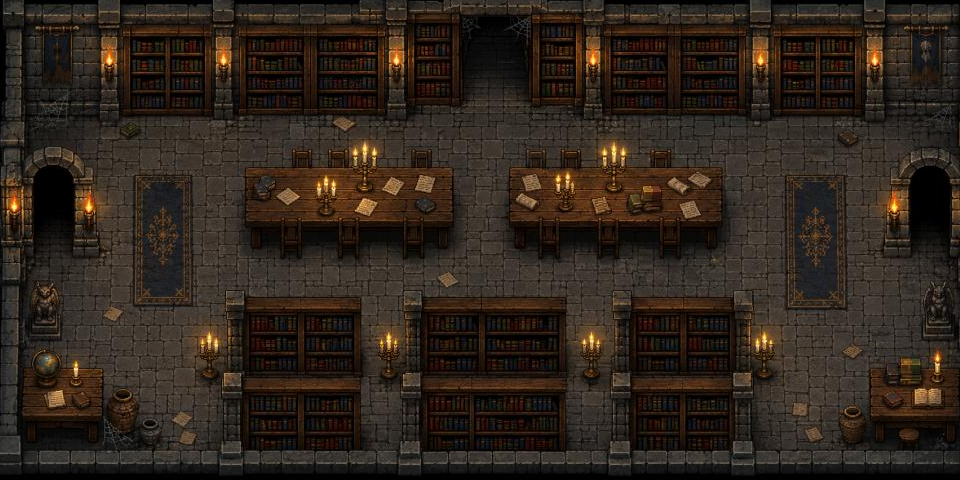

A 2D game scene composited from a Tiled map and its tileset images. What follows is a short description and the map's XML, with every tile layer's data as written:
An orthogonal 30x15 tile map with 32x32 px tiles, 1 tile layer (wall), 2 hidden layers not drawn, 2 tilesets, 1 image layer and 8 objects (4x spawn, 3x exit).

<map version="1.10" tiledversion="1.12.1" orientation="orthogonal" renderorder="right-down" width="30" height="15" tilewidth="32" tileheight="32" infinite="0" nextlayerid="11" nextobjectid="13">
 <tileset firstgid="1" source="../tilesets/tiny-dungeon.tsx" />
 <tileset firstgid="133" source="../tilesets/realm-tiles.tsx" />
 <layer id="8" name="ground" width="30" height="15" visible="0">
  <data encoding="csv">
49,49,134,134,134,134,134,134,134,134,134,134,134,134,134,134,1,49,49,49,134,49,49,49,49,49,49,49,49,49,
134,134,134,134,134,134,134,134,134,134,134,134,134,134,134,136,136,134,134,134,134,134,134,134,134,134,134,134,49,49,
49,134,134,134,134,134,134,134,134,134,134,134,134,134,134,136,136,134,134,134,134,134,134,134,134,134,134,134,134,49,
134,134,134,134,134,134,134,134,134,134,134,134,134,134,134,134,136,136,134,134,134,134,134,134,134,134,134,134,134,49,
134,134,135,135,138,138,135,135,137,137,135,135,138,138,134,134,136,136,136,134,134,134,134,134,134,134,134,134,49,49,
134,134,135,135,138,138,135,135,137,137,135,135,138,138,134,134,134,136,136,136,134,134,134,134,134,134,134,134,134,134,
134,134,135,135,137,137,135,135,138,138,135,135,137,137,134,134,136,136,136,136,136,136,134,134,134,134,134,134,134,49,
134,134,135,135,137,137,135,135,138,138,135,135,137,137,134,136,136,136,136,136,136,136,136,136,136,136,136,136,136,136,
136,136,136,136,136,136,136,136,136,136,136,136,136,136,136,136,136,136,136,136,136,136,136,136,136,136,136,136,136,136,
136,136,136,136,136,136,136,136,136,136,136,136,136,136,136,136,136,136,136,134,134,134,136,136,136,136,136,136,136,136,
136,136,136,136,136,136,136,136,136,136,136,136,136,136,134,134,134,134,134,134,134,134,134,134,134,134,134,134,134,27,
49,134,135,135,137,137,135,135,138,138,135,135,137,137,134,134,135,135,138,138,135,135,137,137,135,135,138,138,134,49,
134,134,135,135,137,137,135,135,138,138,135,135,137,137,134,134,135,135,138,138,135,135,137,137,135,135,138,138,134,134,
134,134,135,135,138,138,135,135,137,137,135,135,138,138,134,134,135,135,137,137,135,135,138,138,135,135,137,137,134,49,
49,49,135,135,138,138,135,135,137,137,135,135,138,138,134,134,135,135,137,137,135,135,138,138,135,135,137,137,134,49
</data>
 </layer>
 <layer id="5" name="decor" width="30" height="15" visible="0">
  <data encoding="csv">
0,0,0,0,0,0,0,0,0,0,0,0,0,0,0,0,0,0,0,0,0,0,0,0,0,0,0,0,0,0,
0,0,0,0,0,0,0,0,0,0,0,0,0,0,0,0,0,0,0,0,0,0,0,0,0,0,0,0,0,0,
0,0,0,0,0,0,0,0,0,0,0,0,0,0,0,0,0,0,0,0,0,0,0,0,0,0,0,0,0,0,
0,0,0,0,0,0,0,0,0,0,0,0,0,0,0,0,0,0,0,0,0,0,0,0,0,0,0,0,0,0,
0,0,0,0,0,0,0,0,0,0,0,0,0,0,0,0,0,0,0,0,0,0,0,0,0,0,0,0,0,0,
0,0,0,0,0,0,0,0,0,0,0,0,0,0,0,0,0,0,0,0,0,0,0,0,0,0,0,0,0,0,
0,0,0,0,0,0,0,0,0,0,0,0,0,0,0,0,0,0,0,0,0,0,0,0,0,0,0,0,0,0,
0,0,0,0,0,0,0,0,0,0,0,0,0,0,0,0,0,0,0,0,0,0,0,0,0,0,0,0,0,0,
0,0,0,0,0,0,0,0,0,0,0,0,0,0,0,0,0,0,0,0,0,0,0,0,0,0,0,0,0,0,
0,0,0,0,0,0,0,0,0,0,0,0,0,0,0,0,0,0,0,0,0,0,0,0,0,0,0,0,0,0,
0,0,0,0,0,0,0,0,0,0,0,0,0,0,0,0,0,0,0,0,0,0,0,0,0,0,0,0,0,0,
0,0,0,0,0,0,0,0,0,0,0,0,0,0,0,0,0,0,0,0,0,0,0,0,0,0,0,0,0,0,
0,0,0,0,0,0,0,0,0,0,0,0,0,0,0,0,0,0,0,0,0,0,0,0,0,0,0,0,0,0,
0,0,0,0,0,0,0,0,0,0,0,0,0,0,0,0,0,0,0,0,0,0,0,0,0,0,0,0,0,0,
0,0,0,0,0,0,0,0,0,0,0,0,0,0,0,0,0,0,0,0,0,0,0,0,0,0,0,0,0,0
</data>
 </layer>
 <layer id="4" name="wall" width="30" height="15">
  <data encoding="csv">
1,1,1,1,1,1,1,1,1,1,1,1,1,1,0,0,0,1,1,1,1,1,1,1,1,1,1,1,1,1,
1,1,1,1,1,1,1,1,1,1,1,1,1,1,0,0,0,1,1,1,1,1,1,1,1,1,1,1,1,1,
1,1,1,1,1,1,1,1,1,1,1,1,1,1,0,0,0,1,1,1,1,1,1,1,1,1,1,1,1,1,
1,1,1,0,0,0,0,0,0,0,0,0,0,0,0,0,0,0,0,0,0,0,0,0,0,0,0,0,1,1,
1,0,0,0,0,0,0,0,0,0,0,0,0,0,0,0,0,0,0,0,0,0,0,0,0,0,0,0,1,1,
1,0,0,0,0,0,0,1,1,1,1,1,1,1,0,0,1,1,1,1,1,1,1,0,0,0,0,0,0,0,
1,0,0,0,0,0,0,1,1,1,1,1,1,1,0,0,1,1,1,1,1,1,1,0,0,0,0,0,0,0,
1,0,0,0,0,0,0,0,0,0,0,0,0,0,0,0,0,0,0,0,0,0,0,0,0,0,0,0,0,0,
1,0,0,0,0,0,0,0,0,0,0,0,0,0,0,0,0,0,0,0,0,0,0,0,0,0,0,0,0,0,
1,1,0,0,0,0,0,1,1,1,1,0,0,1,1,1,1,0,0,1,1,1,1,0,0,0,0,0,0,1,
1,0,0,0,0,0,0,1,1,1,1,0,0,1,1,1,1,0,0,1,1,1,1,0,0,0,0,0,0,1,
1,1,1,0,0,0,0,0,0,0,0,0,0,0,0,0,0,0,0,0,0,0,0,0,0,0,0,1,1,1,
1,1,1,0,0,0,0,1,1,1,1,0,0,1,1,1,1,0,0,1,1,1,1,0,0,0,0,1,1,1,
1,0,0,0,0,0,0,1,1,1,1,0,0,1,1,1,1,0,0,1,1,1,1,0,0,0,0,0,0,0,
1,1,1,1,1,1,1,1,1,1,1,1,1,1,1,1,1,1,1,1,1,1,1,1,1,1,1,1,1,1
</data>
 </layer>
 <imagelayer id="10" name="view" offsetx="-8.73553" offsety="-15.1336">
  <image source="../map_bg/library.jpg" width="1000" height="500" />
 </imagelayer>
 <objectgroup id="3" name="objects">
  <object id="2" name="spawn-north" type="spawn" x="458.297" y="110.733" width="60.3015" height="35.5462">
   <properties>
    <property name="direction" value="north" />
   </properties>
  </object>
  <object id="3" name="spawn-west" type="spawn" x="69.4723" y="261.51" width="53.954" height="67.2838">
   <properties>
    <property name="direction" value="west" />
   </properties>
  </object>
  <object id="4" name="spawn-east" type="spawn" x="819.952" y="196.384" width="58.2447" height="59.3121">
   <properties>
    <property name="direction" value="east" />
   </properties>
  </object>
  <object id="7" name="spawn-default" type="spawn" x="454.411" y="225.798" width="57.7625" height="63.4753">
   <properties>
    <property name="direction" value="default" />
   </properties>
  </object>
  <object id="9" name="exit-to-hidden-shrine" type="exit" x="448.812" y="11.4901" width="99.029" height="67.0275">
   <properties>
    <property name="direction" value="north" />
    <property name="targetRoomId" value="hidden-shrine" />
   </properties>
  </object>
  <object id="10" name="exit-to-teleport-alcove" type="exit" x="908.567" y="180.193" width="53.5485" height="77.9012">
   <properties>
    <property name="direction" value="east" />
    <property name="targetRoomId" value="teleport-alcove" />
   </properties>
  </object>
  <object id="12" name="exit-to-theatre" type="exit" x="26.2852" y="176.406" width="59.1813" height="72.8337">
   <properties>
    <property name="direction" value="west" />
    <property name="targetRoomId" value="theatre" />
   </properties>
  </object>
  <object id="13" x="684.667" y="109.333" width="32" height="32">
   <properties>
    <property name="npcId" value="scholar" />
    <property name="type" value="npc" />
   </properties>
  </object>
 </objectgroup>
</map>
